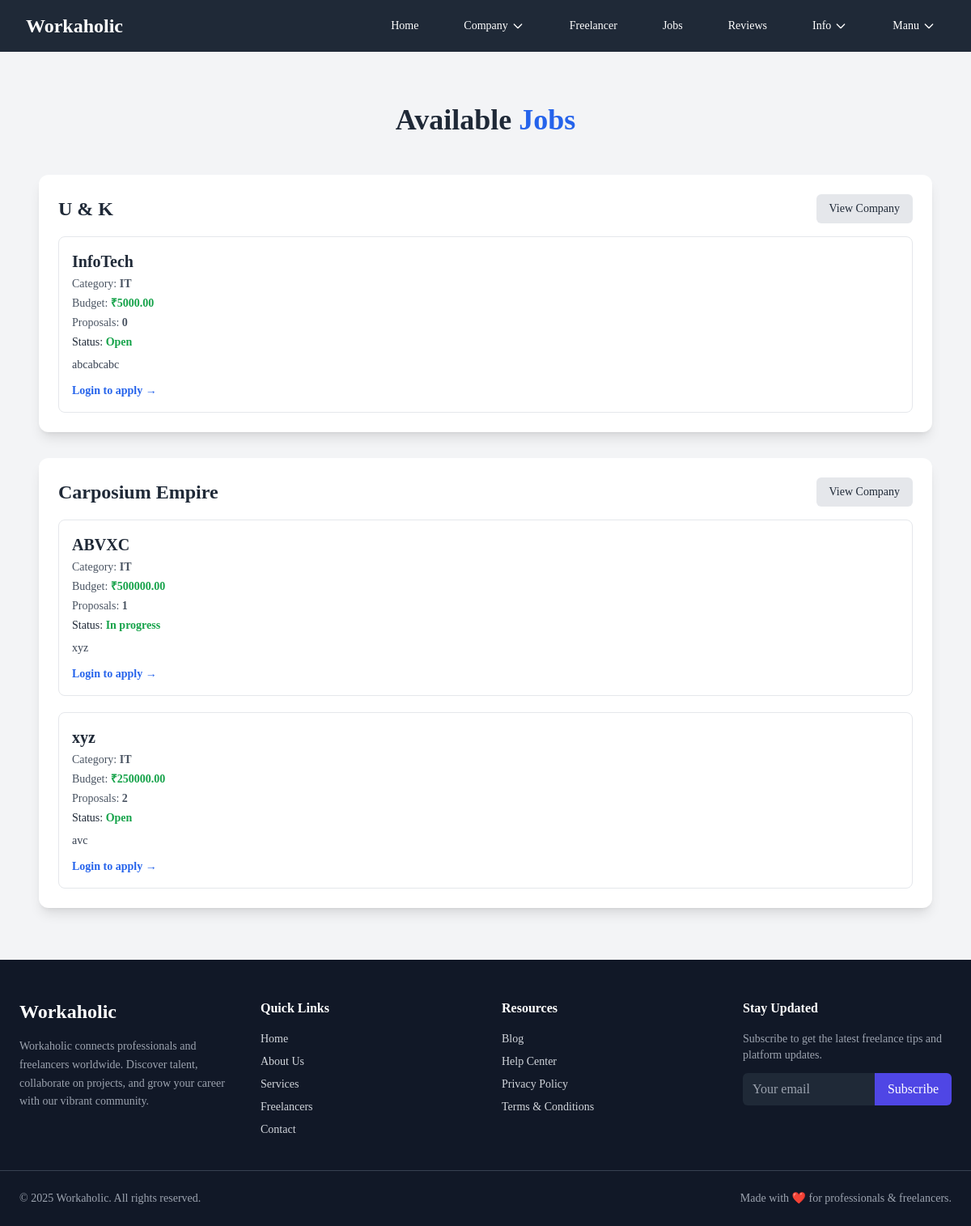
The app's page /job_view.php (signed in) with its own data.
### tables this page shows
CREATE TABLE `jobs` (
  `jobs_id` int(11) NOT NULL,
  `company_id` int(11) NOT NULL,
  `category_id` int(11) NOT NULL,
  `title` varchar(255) NOT NULL,
  `description` text NOT NULL,
  `budget` decimal(10,2) NOT NULL,
  `status` enum('open','in_progress','completed','close') NOT NULL DEFAULT 'open',
  `created_at` timestamp NOT NULL DEFAULT current_timestamp() ON UPDATE current_timestamp()
);

CREATE TABLE `categories` (
  `category_id` int(11) NOT NULL,
  `category_name` varchar(255) NOT NULL,
  `category_description` text NOT NULL
);

### job_view.php (the view, shortened to what this page needs)
<?php
include 'header.php';
include 'config.php';
$user_role = $_SESSION['role'] ?? '';
?>
<section class="bg-gray-100 py-16">
    <div class="max-w-6xl mx-auto px-6">
        <h1 class="text-4xl font-extrabold text-center mb-12">
            Available <span class="text-blue-600">Jobs</span>
        </h1>
        <?php
        $sql = "
            SELECT
                j.jobs_id,
                j.title,
                j.description,
                j.budget,
                j.status,
                j.created_at,
                c.company_id,
                c.company_name,
                cat.category_name,
                COUNT(p.proposal_id) AS proposal_count
            FROM jobs j
            JOIN companies c ON c.company_id = j.company_id
            JOIN categories cat ON cat.category_id = j.category_id
            LEFT JOIN proposals p ON p.job_id = j.jobs_id
            GROUP BY j.jobs_id
            ORDER BY j.created_at DESC
        ";
        $jobs = mysqli_query($conn, $sql);
        $groupedJobs = [];
        while ($job = mysqli_fetch_assoc($jobs)) {
            $groupedJobs[$job['company_id']]['company_name'] = $job['company_name'];
            $groupedJobs[$job['company_id']]['jobs'][] = $job;
        }
        ?>
        <?php if (!empty($groupedJobs)): ?>
            <div class="space-y-8">
                <?php foreach ($groupedJobs as $company_id => $companyData): ?>
                    <div class="bg-white shadow-lg rounded-xl p-6">
                        <div class="flex justify-between items-center mb-4">
                            <h2 class="text-2xl font-bold">
                                <?php echo htmlspecialchars($companyData['company_name']); ?>
                            </h2>
                            <a href="company_details.php?id=<?php echo (int)$company_id; ?>"
                                class="text-sm bg-gray-200 hover:bg-gray-300 px-4 py-2 rounded-md">
                                View Company
                            </a>
                        </div>
                        <div class="space-y-5">
                            <?php foreach ($companyData['jobs'] as $job): ?>
                                <div class="border border-gray-200 rounded-lg p-4">
                                    <h3 class="text-xl font-semibold mb-1">
                                        <?php echo htmlspecialchars($job['title']); ?>
                                    </h3>
                                    <p class="text-sm text-gray-600 mb-1">
                                        Category: <strong><?php echo htmlspecialchars($job['category_name']); ?></strong>
                                    </p>
                                    <p class="text-sm text-gray-600 mb-1">
                                        Budget: <strong class="text-green-600">₹<?php echo htmlspecialchars($job['budget']); ?></strong>
                                    </p>
                                    <p class="text-sm text-gray-600 mb-1">
                                        Proposals: <strong><?php echo (int)$job['proposal_count']; ?></strong>
                                    </p>
                                    <p class="text-sm mb-2">
                                        Status:
                                        <span class="font-semibold
                                        <?php echo in_array($job['status'], ['completed', 'close']) ? 'text-red-600' : 'text-green-600'; ?>">
                                            <?php echo ucfirst(str_replace('_', ' ', $job['status'])); ?>
                                        </span>
                                    </p>
                                    <p class="text-gray-700 text-sm mb-3">
                                        <?php
                                        $desc = $job['description'] ?? '';
                                        echo htmlspecialchars(mb_substr($desc, 0, 120)) . (strlen($desc) > 120 ? '...' : '');
                                        ?>
                                    </p>
                                    <div class="flex flex-wrap gap-3">
                                        <?php if ($user_role === 'freelancer'): ?>
                                            <?php if (in_array($job['status'], ['completed', 'close'])): ?>
                                                <span class="text-sm text-red-600 font-semibold">
                                                    Applications Closed
                                                </span>
                                            <?php else: ?>
                                                <a href="proposal.php?job_id=<?php echo (int)$job['jobs_id']; ?>"
                                                    class="bg-blue-600 hover:bg-blue-700 text-white px-4 py-2 rounded-md text-sm">
                                                    Apply Now
                                                </a>
                                            <?php endif; ?>
                                        <?php elseif (!isset($_SESSION['user_id'])): ?>
                                            <a href="login.php" class="text-blue-600 text-sm font-semibold hover:underline">
                                                Login to apply →
                                            </a>
                                        <?php else: ?>
                                            <span class="text-xs text-gray-500">
                                                Only freelancers can apply
                                            </span>
                                        <?php endif; ?>
                                    </div>
                                </div>
                            <?php endforeach; ?>
                        </div>
                    </div>
                <?php endforeach; ?>
            </div>
        <?php endif; ?>
    </div>
</section>
<?php include 'footer.php'; ?>

### records on screen
jobs: title "InfoTech", category.category_name "IT", budget "5000.00", proposal_count "0", status "Open", description "abcabcabc"
jobs: title "ABVXC", category.category_name "IT", budget "500000.00", proposal_count "1", status "In progress", description "xyz"
jobs: title "xyz", category.category_name "IT", budget "250000.00", proposal_count "2", status "Open", description "avc"

### other values on screen
$displayName "Manu"
$companyData['company_name'] "U & K"
$companyData['company_name'] "Carposium Empire"
